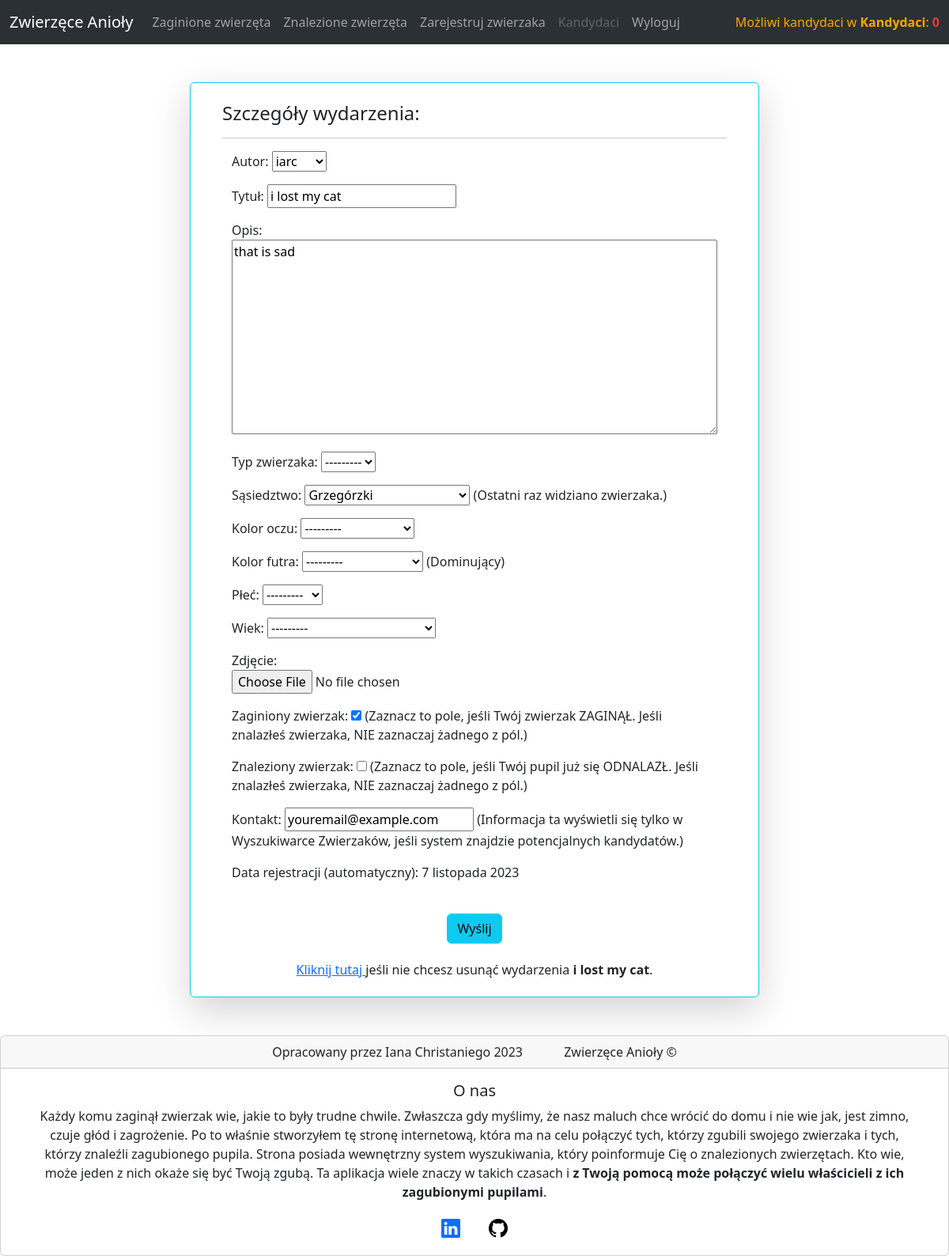
Page /pets/update/2 on the earlier database version.
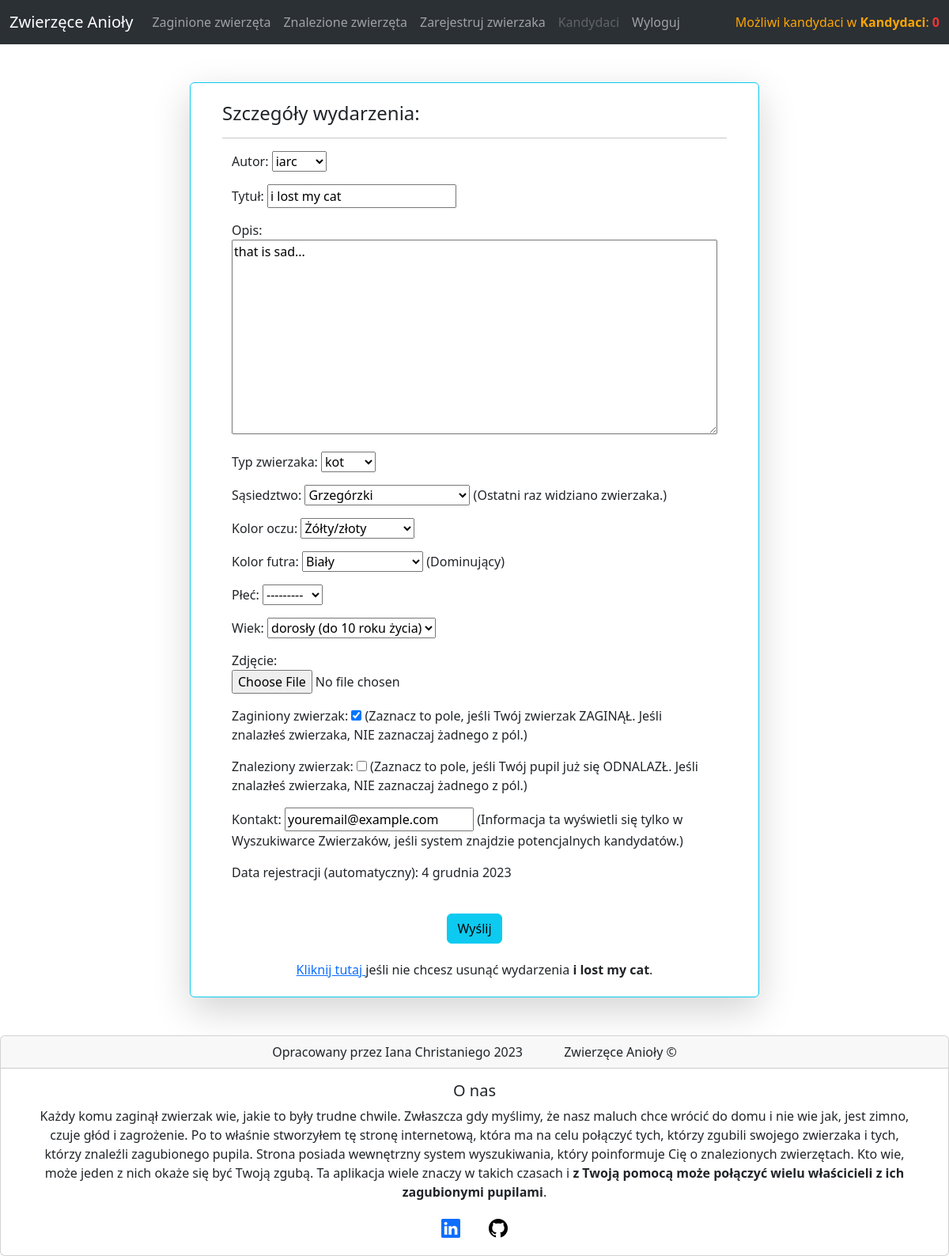
Same page on the later database version.
### crud/models.py (models this page shows, shortened)
class EventModel(models.Model):
    author = models.ForeignKey(User, on_delete=models.CASCADE, verbose_name="Autor")
    title = models.CharField(max_length = 50, blank = False, null = False, verbose_name="Tytuł")
    event = models.TextField(max_length = 250, blank = False, null = False, verbose_name="Opis")
    petType = (
        ("kot", "kot"),
        ("pies", "pies"),
        ("inny", "inny")
    )
    type = models.CharField(max_length = 5, blank = False, null = False, choices = petType, verbose_name="Typ zwierzaka")
    petsCharacteristics_eyes = (
        ("Żółty/złoty", "Żółty/złoty"),
        ("Zielony", "Zielony"),
        ("Niebieski", "Niebieski"),
        ("Miedź/bursztyn", "Miedź/bursztyn"),
        ("Mieszane kolory", "Mieszane kolory")
    )
    eyesColor = models.CharField(max_length = 35, choices = petsCharacteristics_eyes, blank = True, null = True, verbose_name="Kolor oczu")
    petsCharacteristics_fur = (
        ("Czarny", "Czarny"),
        ("Biały", "Biały"),
        ("Rudy", "Rudy"),
        ("Szary", "Szary"),
        ("Dwa różne kolory", "Dwa różne kolory"),
        ("Trzy różne kolory", "Trzy różne kolory")
    )
    furColor = models.CharField(max_length = 18, choices = petsCharacteristics_fur, help_text="(Dominujący)", verbose_name="Kolor futra")
    petsCharacteristics_gender = (
        ("Samiec", "Samiec"),
        ("Samica", "Samica")
    )
    gender = models.CharField(max_length = 9, choices = petsCharacteristics_gender, blank = True, null = True, verbose_name="Płeć")
    petsCharacteristics_age = (
        ("szczenię (do 1 roku życia)", "szczenię (do 1 roku życia)"),
        ("dorosły (do 10 roku życia)", "dorosły (do 10 roku życia)"),
        ("seniorzy (od 10 lat)", "seniorzy (od 10 lat)")
    )
    age = models.CharField(max_length = 26, choices = petsCharacteristics_age, blank = True, null = True, verbose_name="Wiek")
    locationOptions = (
            ("Bieńczyce", "Bieńczyce"),
            ("Bieżanów-Prokocim", "Bieżanów-Prokocim"),
            ("Bronowice", "Bronowice"),
            ("Czyżyny", "Czyżyny"),
            ("Dębniki", "Dębniki"),
            ("Grzegórzki", "Grzegórzki"),
            ("Krowodrza", "Krowodrza"),
            ("Łagiewniki–Borek Fałęcki", "Łagiewniki–Borek Fałęcki"),
            ("Mistrzejowice", "Mistrzejowice"),
            ("Nowa Huta", "Nowa Huta"),
            ("Podgórze", "Podgórze",),
            ("Podgórze Duchackie", "Podgórze Duchackie"),
            ("Prądnik Biały", "Prądnik Biały"),
            ("Prądnik Czerwony", "Prądnik Czerwony"),
            ("Stare Miasto", "Stare Miasto"),
            ("Swoszowice", "Swoszowice"),
            ("Wzgórza Krzesławickie", "Wzgórza Krzesławickie"),
            ("Zwierzyniec", "Zwierzyniec")
        )
    neighborhood = models.CharField(max_length = 25, choices = locationOptions, help_text="(Ostatni raz widziano zwierzaka.)", verbose_name="Sąsiedztwo")
    contact = models.EmailField(blank = True, default = "youremail@example.com", help_text="(Informacja ta wyświetli się tylko w Wyszukiwarce Zwierzaków, jeśli system znajdzie potencjalnych kandydatów.)", verbose_name="Kontakt")
    pic  = models.ImageField(null = True, blank=True, upload_to = "media/", verbose_name="Zdjęcie")
    date = models.DateField(auto_now = True, verbose_name="Data")
    lost = models.BooleanField(help_text = "(Zaznacz to pole, jeśli Twój zwierzak ZAGINĄŁ. Jeśli znalazłeś zwierzaka, NIE zaznaczaj żadnego z pól.)", verbose_name="Zaginiony zwierzak")
    found = models.BooleanField(default = False, help_text="(Zaznacz to pole, jeśli Twój pupil już się ODNALAZŁ. Jeśli znalazłeś zwierzaka, NIE zaznaczaj żadnego z pól.)", verbose_name="Znaleziony zwierzak")

### crud/views.py (the view)
# urls.py: path('update/<int:id>', views.updateEvent, name = 'updateEvent'),
def updateEvent(request, id):
    selectedEvent = EventModel.objects.get(id = id)
    newEventForm = EventForm(request.POST or None, request.FILES or None, instance = selectedEvent)
    try:
        candidates = eventSearcher(request.user)
        amountResults = len(candidates)
    except:
        amountResults = 0
    if newEventForm.is_valid():
        newEventForm.save()
        return redirect("crud:lostList")
    return render(request, "eventform.html", {"eventform": newEventForm, "id": selectedEvent, "amountOfCandidates": amountResults})

### crud/forms.py (shortened to what this page needs)
class EventForm(forms.ModelForm):
    class Meta:
        model = EventModel
        fields = ["author",
                  "title",
                  "event",
                  "type",
                  "neighborhood",
                  "eyesColor",
                  "furColor",
                  "gender",
                  "age",
                  "pic",
                  "lost",
                  "found",
                  "contact"
                  ]
        widgets = {
            'event': ResponsiveSizeTextarea(size_percentage=100),
            'pic': ResponsiveSizeFileInput(width_percentage=100),
        }

### crud/templates/eventform.html (shortened to what this page needs)
{% extends "general_users_template.html" %}
{% block eventForm %}
<div class="container fluid p-4">
    <div class="container m-6">
        <div class="row justify-content-center mt-4 mb-4">
            <div class="card border-info shadow-lg" style="max-width: 45rem;">
                <div class="card-body">
                    <div class="container m-2,2,2">
                        <h5 class="card-title">
                            {% if id %}
                                <h4>Szczegóły wydarzenia:</h4>
                            {% else %}
                                <h4>Wypełniasz szczegóły wydarzenia:</h4>
                            {% endif%}
                        </h5>
                        <hr>
                    </div>
                    <div class="container mt-6">
                        <form method="post" enctype="multipart/form-data">
                            <div class="container">
                                {{ eventform.as_p }}
                                {% if id %}
                                    <p>Data rejestracji (automatyczny): <span>{{ id.date }}</span></p>
                                {% endif %}
                            </div>
                            <div class="container text-center">
                                <button type="submit" class="btn btn-info mt-4">Wyślij</button>
                            </div>
                        </form>
                    </div>
                    <br>
                    <div class="container text-center m-6">
                        {% if id %}
                            <h6></span><a href="{% url 'crud:deleteEvent' id.id %}">Kliknij tutaj </a></span>jeśli nie chcesz usunąć wydarzenia <strong>{{ id.title }}</strong>.</h6>
                        {% endif%}
                    </div>
                </div>
            </div>
        </div>
    </div>
</div>
{% endblock %}

Differences in the rows shown:
changed EventModel "i lost my cat": event "that is sad" → "that is sad..."; type "---------" → "kot"; eyesColor "---------" → "Żółty/złoty"; furColor "---------" → "Biały"; age "---------" → "dorosły (do 10 roku życia)"; date "7 listopada 2023" → "4 grudnia 2023"
